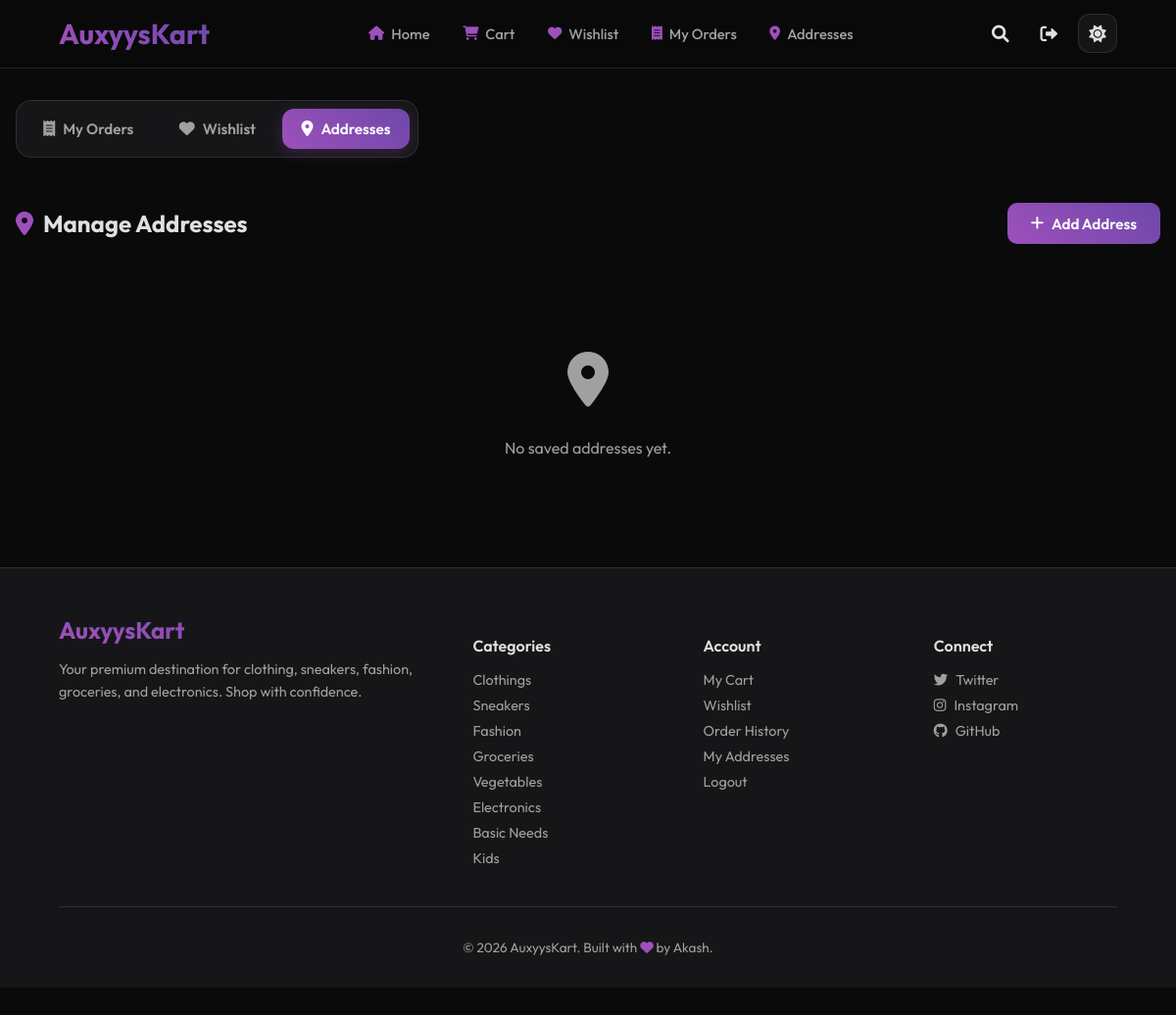
/addresses (signed in), run on an earlier commit of the app's database.
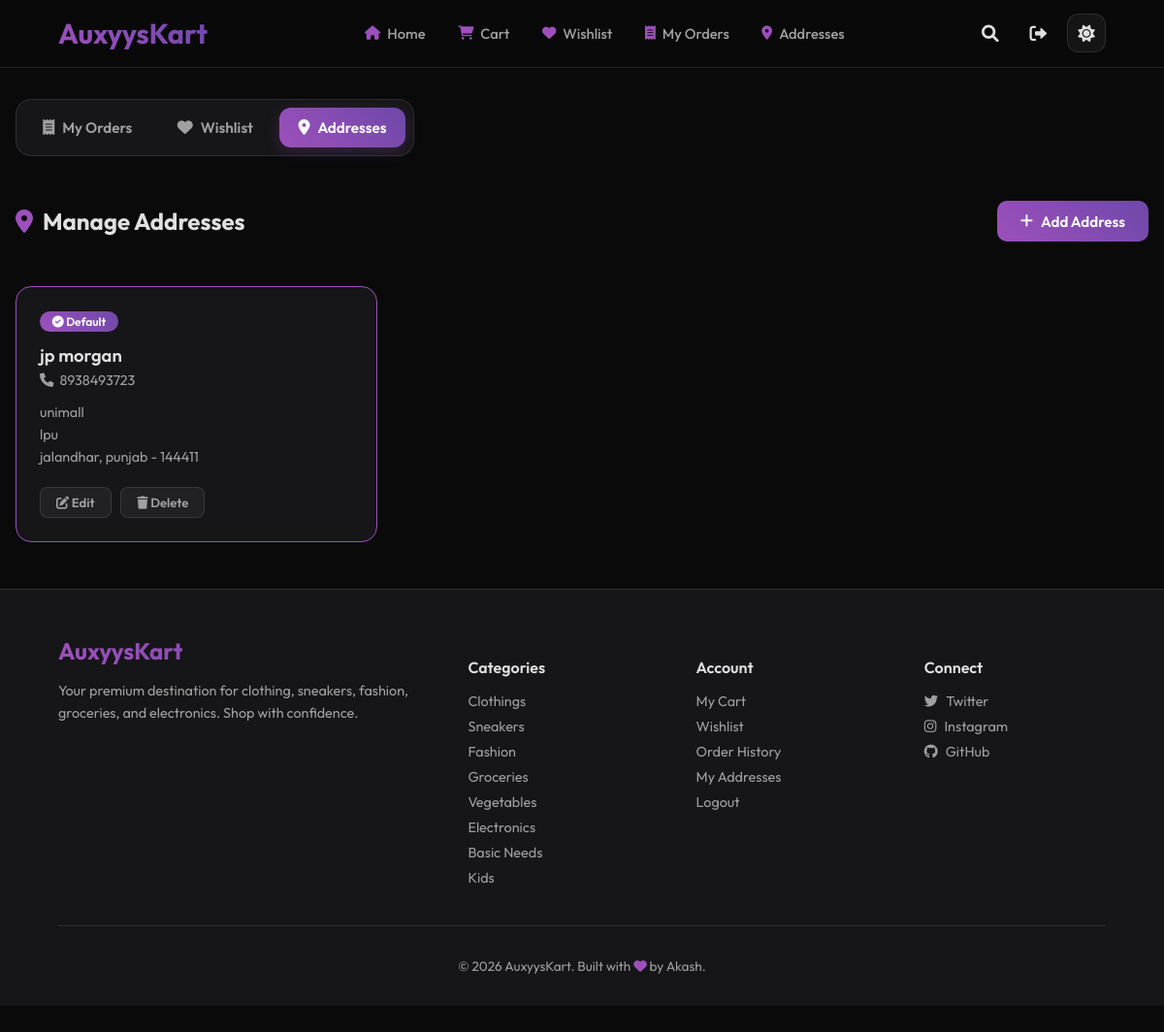
And on a later commit of the database.
### app/models/address.py (models this page shows, shortened)
class Address(db.Model):
    __tablename__ = 'addresses'
    id = db.Column(db.Integer, primary_key=True)
    user_id = db.Column(db.Integer, db.ForeignKey('users.id'), nullable=False)
    full_name = db.Column(db.String(150), nullable=False)
    phone = db.Column(db.String(20), nullable=False)
    address_line1 = db.Column(db.String(255), nullable=False)
    address_line2 = db.Column(db.String(255), nullable=True)
    city = db.Column(db.String(100), nullable=False)
    state = db.Column(db.String(100), nullable=False)
    pincode = db.Column(db.String(10), nullable=False)
    is_default = db.Column(db.Boolean, default=False)
    user = db.relationship('User', backref='addresses')

### app/shop/routes.py (the view)
@shop.route("/addresses")
@login_required
def addresses():
    user_addresses = Address.query.filter_by(user_id=current_user.id).all()
    return render_template('shop/addresses.html', addresses=user_addresses)

### app/templates/shop/addresses.html (shortened to what this page needs)
{% extends "base.html" %}
{% block content %}
{% include "shop/_account_tabs.html" %}
<div class="addr-page-header">
    <h2><i class="fas fa-map-marker-alt" style="color: var(--accent-primary); margin-right: 10px;"></i>Manage Addresses</h2>
    <button class="add-addr-btn" onclick="openAddModal()"><i class="fas fa-plus"></i> Add Address</button>
</div>
{% if addresses %}
<div class="addr-grid">
    {% for addr in addresses %}
    <div class="addr-card {{ 'default' if addr.is_default }}">
        {% if addr.is_default %}
        <span class="default-badge"><i class="fas fa-check-circle"></i> Default</span>
        {% endif %}
        <div class="addr-name">{{ addr.full_name }}</div>
        <div class="addr-phone"><i class="fas fa-phone" style="margin-right: 6px;"></i>{{ addr.phone }}</div>
        <div class="addr-lines">
            {{ addr.address_line1 }}<br>
            {% if addr.address_line2 %}{{ addr.address_line2 }}<br>{% endif %}
            {{ addr.city }}, {{ addr.state }} - {{ addr.pincode }}
        </div>
        <div class="addr-actions">
            <button class="btn-edit-addr"
                    data-id="{{ addr.id }}"
                    data-name="{{ addr.full_name }}"
                    data-phone="{{ addr.phone }}"
                    data-line1="{{ addr.address_line1 }}"
                    data-line2="{{ addr.address_line2 or '' }}"
                    data-city="{{ addr.city }}"
                    data-state="{{ addr.state }}"
                    data-pin="{{ addr.pincode }}">
                <i class="fas fa-edit"></i> Edit
            </button>
            <form action="{{ url_for('shop.delete_address', address_id=addr.id) }}" method="POST" style="display:inline;">
                <button type="submit" class="btn-del" onclick="return confirm('Delete this address?')"><i class="fas fa-trash"></i> Delete</button>
            </form>
        </div>
    </div>
    {% endfor %}
</div>
{% else %}
<div class="empty-addr">
    <i class="fas fa-map-marker-alt"></i>
    <p style="color: var(--text-muted);">No saved addresses yet.</p>
</div>
{% endif %}
{% endblock %}

What changed in the data, as far as the page shows it:
added Address: is_default True (drawn), full_name "jp morgan", phone "8938493723", address_line1 "unimall", address_line2 "lpu", city "jalandhar", state "punjab", pincode "144411"
Also different on the page:
text no longer shown: "No saved addresses yet."
